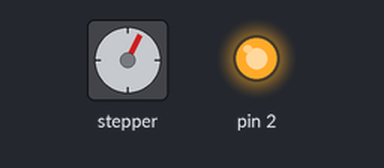
Bench run of a sketch on a simulated Arduino Uno, built with avr-gcc and run on an emulated ATmega328P. Parts: stepper motor, output pins drawn as LEDs (lit = HIGH). Stepper angles assume 200 steps per turn.

Above: at 1.3 s.
At 9.47 s:
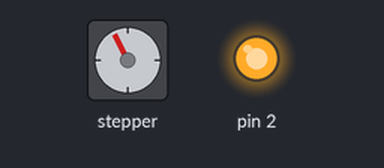
At 16.38 s:
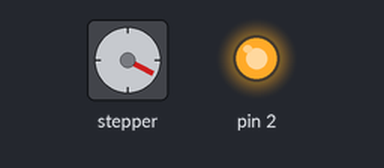
At 31.1 s:
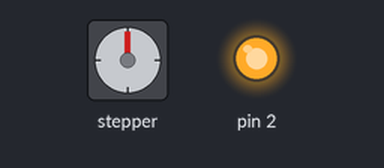
Timing chart, 0 to 40.0 s (numbered marks = the images above):
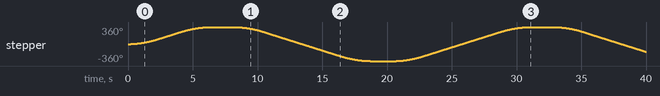

Measured:
- by itself, stepper: turns 360° clockwise in 6.2 s, then 720° counter-clockwise in 10.3 s, then 720° clockwise in 10.3 s, then 522° counter-clockwise in 6.9 s

The sketch:

GNOMON_01.ino
```cpp
#include <AccelStepper.h>
AccelStepper stepper(1, 7, 6);///(Type:driver, STEP, DIR)


void setup() {
  pinMode(2,OUTPUT);
  stepper.setMaxSpeed(50);
  stepper.setAcceleration(20);
  stepper.moveTo(200);

  digitalWrite(2,HIGH);

}

void loop() {
  if (stepper.distanceToGo() == 0) {
    stepper.moveTo(-stepper.currentPosition());
    delay(2000);
  }
  stepper.run();

}
```
